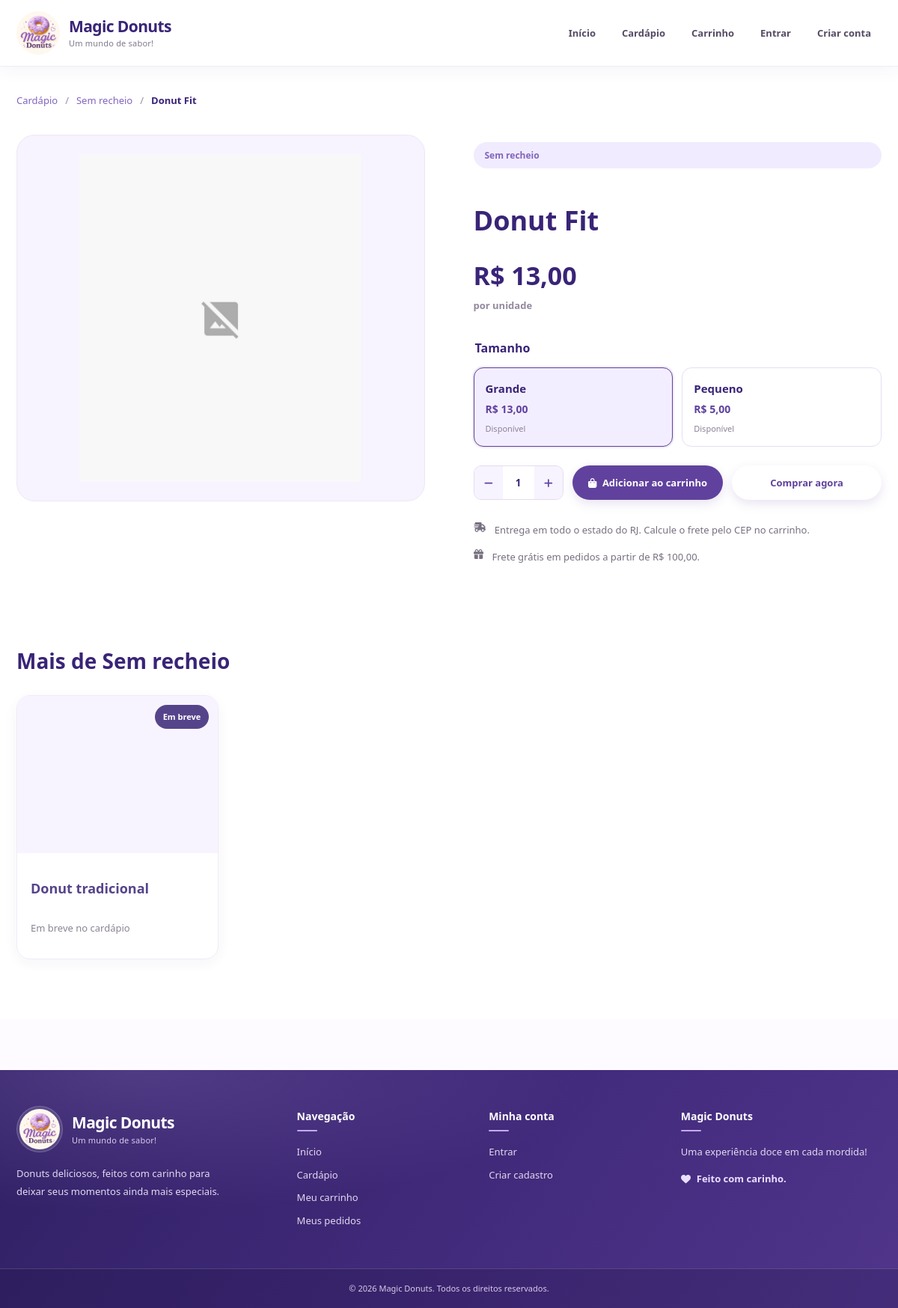
Page /magicdonuts/index.php?controller=loja&action=produto&id=6 (signed in) on the committed database.
### tables this page shows
CREATE TABLE `produto` (
  `id` int(11) NOT NULL,
  `categoria_id` int(11) NOT NULL,
  `nome` varchar(100) NOT NULL,
  `descricao` text DEFAULT NULL,
  `ativo` tinyint(1) NOT NULL DEFAULT 1
);

CREATE TABLE `categoria` (
  `id` int(11) NOT NULL,
  `nome` varchar(100) NOT NULL,
  `ativo` tinyint(1) NOT NULL DEFAULT 1
);

CREATE TABLE `variacao` (
  `id` int(11) NOT NULL,
  `produto_id` int(11) NOT NULL,
  `tamanho` varchar(30) NOT NULL,
  `sku` varchar(50) NOT NULL,
  `preco` decimal(10,2) NOT NULL
);

### magicdonuts/controllers/SiteBaseController.php (called while the page is built, shortened)
<?php
require_once __DIR__ . '/../config/helpers.php';
class SiteBaseController
{
    protected function renderSite(
        string $pagina,
        array $dados = []
    ): void {
        $caminho = __DIR__ . '/../views/site/' . $pagina . '.php';
        extract($dados, EXTR_SKIP);
        require __DIR__ . '/../views/site/_header.php';
        require $caminho;
        require __DIR__ . '/../views/site/_footer.php';
    }
}

### magicdonuts/controllers/LojaController.php (called while the page is built, shortened)
<?php
require_once __DIR__ . '/SiteBaseController.php';
require_once __DIR__ . '/../config/db.php';
require_once __DIR__ . '/../models/Vitrine.php';
class LojaController extends SiteBaseController
{
    private Vitrine $vitrine;
    public function __construct()
    {
        $this->vitrine = new Vitrine();
    }
    public function produto(): void
    {
        $id = filter_input(
            INPUT_GET,
            'id',
            FILTER_VALIDATE_INT
        );
        $produto = $this->vitrine->buscarProduto($id);
        $relacionados = $this->vitrine->listarRelacionados(
            (int) $produto['id'],
            (int) $produto['categoria_id'],
            4
        );
        $this->renderSite('produto', [
            'produto' => $produto,
            'relacionados' => $relacionados
        ]);
    }
}

### magicdonuts/index.php (called while the page is built, shortened)
<?php
require_once __DIR__ . '/config/db.php';
$controller = $_GET['controller'] ?? 'auth';
$action = $_GET['action'] ?? 'form';
switch ($controller) {
    case 'loja':
        require_once __DIR__ . '/controllers/LojaController.php';
        $c = new LojaController();
        break;
}
$c->$action();

### magicdonuts/config/helpers.php (called while the page is built, shortened)
<?php
function e($valor): string
{
    return htmlspecialchars(
        (string) ($valor ?? ''),
        ENT_QUOTES,
        'UTF-8'
    );
}
function moeda($valor): string
{
    return 'R$ ' . number_format(
        (float) $valor,
        2,
        ',',
        '.'
    );
}
function url_site(
    string $controller,
    string $action = 'index',
    array $params = []
): string {
    $query = array_merge(
        [
            'controller' => $controller,
            'action' => $action
        ],
        $params
    );
    return MD_URL_BASE . '/index.php?' . http_build_query($query);
}
function imagem_produto(
    int $produtoId,
    bool $fallback = true
): ?string {
    $pastaFisica = __DIR__ .
        '/../public/uploads/produtos/';
    $pastaUrl = MD_URL_BASE .
        '/public/uploads/produtos/';
    foreach (['webp', 'jpg', 'png', 'jpeg'] as $extensao) {
        $arquivo = $pastaFisica .
            $produtoId . '.' . $extensao;
        if (is_file($arquivo)) {
            return $pastaUrl .
                $produtoId . '.' . $extensao;
        }
    }
    return MD_URL_BASE .
        '/imagem/produto_sem_foto.png';
}

### magicdonuts/config/db.php (called while the page is built)
<?php
class Database
{
private static $conn = null;
public static function getConnection()
{
    if (self::$conn === null) {
        try {
self::$conn = new PDO(
"mysql:host=localhost;dbname=magicdonuts;charset=utf8mb4",
"root",
"",
    [
    PDO::ATTR_ERRMODE => PDO::ERRMODE_EXCEPTION,
    PDO::ATTR_DEFAULT_FETCH_MODE => PDO::FETCH_ASSOC
    ]
);
} catch (PDOException $e) {
 die("Erro ao conectar ao banco de dados:" . $e->getMessage());
}
}
return self::$conn;
}
}

### magicdonuts/models/Vitrine.php (called while the page is built, shortened)
<?php
require_once __DIR__ . '/../config/db.php';
class Vitrine
{
    private PDO $conn;
    public function __construct()
    {
        $this->conn = Database::getConnection();
    }
    public function buscarProduto(int $id): ?array
    {
        $sql = "
            SELECT
                p.id,
                p.nome,
                p.descricao,
                p.categoria_id,
                c.nome AS categoria_nome
            FROM produto p
            INNER JOIN categoria c
                ON c.id = p.categoria_id
            WHERE p.id = :id
              AND p.ativo = 1
              AND c.ativo = 1
            LIMIT 1
        ";
        $stmt = $this->conn->prepare($sql);
        $stmt->execute([
            ':id' => $id
        ]);
        $produto = $stmt->fetch(PDO::FETCH_ASSOC);
        $produto['variacoes'] = $this->listarVariacoes($id);
        return $produto;
    }
    public function listarVariacoes(int $produtoId): array
{
    $sql = "
        SELECT
            v.id,
            v.produto_id,
            v.tamanho,
            v.sku,
            v.preco,
            COALESCE(e.quantidade, 0) AS estoque
        FROM variacao v
        LEFT JOIN estoque e ON e.variacao_id = v.id
        WHERE v.produto_id = :produto_id
        ORDER BY v.tamanho ASC, v.id ASC
    ";
    $stmt = $this->conn->prepare($sql);
    $stmt->execute([
        ':produto_id' => $produtoId
    ]);
    return $stmt->fetchAll(PDO::FETCH_ASSOC);
}
    public function listarRelacionados(
        int $produtoId,
        int $categoriaId,
        int $limite = 4
    ): array {
        $limite = max(1, min($limite, 8));
        $sql = "
            SELECT
                p.id,
                p.nome,
                p.descricao,
                COUNT(DISTINCT v.id) AS qtd_variacoes,
                COALESCE(
                    MIN(v.preco),
                    0
                ) AS preco_min,
                COALESCE(
                    MAX(v.preco),
                    0
                ) AS preco_max,
                MAX(
                    CASE
                        WHEN COALESCE(e.quantidade, 0) > 0
                        THEN 1
                        ELSE 0
                    END
                ) AS disponivel
            FROM produto p
            LEFT JOIN variacao v
                ON v.produto_id = p.id
            LEFT JOIN estoque e
                ON e.variacao_id = v.id
            WHERE p.ativo = 1
              AND p.categoria_id = :categoria
              AND p.id <> :produto
            GROUP BY
                p.id,
                p.nome,
                p.descricao
            ORDER BY p.id DESC
            LIMIT {$limite}
        ";
        $stmt = $this->conn->prepare($sql);
        $stmt->execute([
            ':categoria' => $categoriaId,
            ':produto' => $produtoId
        ]);
        return $stmt->fetchAll(PDO::FETCH_ASSOC);
    }
}

### magicdonuts/views/site/produto.php (the view, shortened to what this page needs)
<?php
$produto = $produto ?? [];
$relacionados = $relacionados ?? [];
$idProduto = (int) ($produto['id'] ?? 0);
$variacoes = $produto['variacoes'] ?? [];
$disponiveis = array_filter($variacoes, static function ($v) {
    return (int) $v['estoque'] > 0;
});
$primeira = reset($disponiveis);
$precoInicial = $primeira
    ? (float) $primeira['preco']
    : (!empty($variacoes) ? (float) $variacoes[0]['preco'] : 0.0);
$estoqueInicial = $primeira ? (int) $primeira['estoque'] : 0;
$limiteInicial = max(1, min($estoqueInicial, Carrinho::MAX_POR_ITEM));
?>
<section class="pagina">
    <div class="container">
        <nav class="migalhas" aria-label="Você está em">
            <a href="<?= e(url_site('loja', 'index')) ?>">Cardápio</a>
            <span aria-hidden="true">/</span>
            <a href="<?= e(url_site('loja', 'index', ['categoria' => (int) $produto['categoria_id']]) . '#cardapio') ?>">
                <?= e($produto['categoria_nome']) ?>
            </a>
            <span aria-hidden="true">/</span>
            <span aria-current="page"><?= e($produto['nome']) ?></span>
        </nav>
        <div class="produto-grade">
            <div class="produto-foto">
                <img
                    src="<?= e(imagem_produto($idProduto)) ?>"
                    alt="<?= e($produto['nome']) ?>"
                    decoding="async"
                >
            </div>
            <div class="produto-info">
                <a
                    class="produto-categoria"
                    href="<?= e(url_site('loja', 'index', ['categoria' => (int) $produto['categoria_id']]) . '#cardapio') ?>"
                >
                    <?= e($produto['categoria_nome']) ?>
                </a>
                <h1><?= e($produto['nome']) ?></h1>
                <?php if (empty($variacoes)): ?>
                    <div class="aviso aviso-info" style="margin-top: 24px;">
                        Este donut ainda não está disponível para pedido. Volte em breve!
                    </div>
                    <p style="margin-top: 20px;">
                        <a class="btn btn-contorno" href="<?= e(url_site('loja', 'index')) ?>">
                            Ver outros donuts
                        </a>
                    </p>
                <?php else: ?>
                    <p class="produto-preco">
                        <strong id="preco-atual"><?= e(moeda($precoInicial)) ?></strong>
                        <small>por unidade</small>
                    </p>
                    <form
                        method="post"
                        action="<?= e(url_site('carrinho', 'adicionar')) ?>"
                        data-ajax-carrinho
                    >
                        <fieldset class="opcoes">
                            <legend>Tamanho</legend>
                            <div class="opcoes-lista">
                                <?php foreach ($variacoes as $v): ?>
                                    <?php
                                    $estoque = (int) $v['estoque'];
                                    ?>
                                    <label class="opcao">
                                        <span class="opcao-corpo">
                                            <b><?= e($v['tamanho']) ?></b>
                                            <em><?= e(moeda($v['preco'])) ?></em>
                                            <?php if ($estoque <= 0): ?>
                                                <small>Esgotado</small>
                                            <?php elseif ($estoque <= 5): ?>
                                                <small class="pouco">Restam <?= $estoque ?></small>
                                            <?php else: ?>
                                                <small>Disponível</small>
                                            <?php endif; ?>
                                        </span>
                                    </label>
                                <?php endforeach; ?>
                            </div>
                        </fieldset>
                        <div class="linha-compra">
                            <div class="quantidade" data-stepper>
                                <button type="button" data-step="-1" aria-label="Diminuir quantidade">
                                    <i class="fa-solid fa-minus" aria-hidden="true"></i>
                                </button>
                                <input
                                    id="quantidade"
                                    type="number"
                                    name="quantidade"
                                    value="1"
                                    min="1"
                                    max="<?= $limiteInicial ?>"
                                    inputmode="numeric"
                                    aria-label="Quantidade"
                                >
                                <button type="button" data-step="1" aria-label="Aumentar quantidade">
                                    <i class="fa-solid fa-plus" aria-hidden="true"></i>
                                </button>
                            </div>
                            <button
                                class="btn"
                                type="submit"
                                <?= empty($disponiveis) ? 'disabled' : '' ?>
                            >
                                <i class="fa-solid fa-bag-shopping" aria-hidden="true"></i>
                                Adicionar ao carrinho
                            </button>
                            <button
                                class="btn btn-contorno"
                                type="submit"
                                name="comprar"
                                value="1"
                                <?= empty($disponiveis) ? 'disabled' : '' ?>
                            >
                                Comprar agora
                            </button>
                        </div>
                    </form>
                    <ul class="entrega-nota">
                        <li>
                            <i class="fa-solid fa-truck-fast" aria-hidden="true"></i>
                            <span>Entrega em todo o estado do RJ. Calcule o frete pelo CEP no carrinho.</span>
                        </li>
                        <li>
                            <i class="fa-solid fa-gift" aria-hidden="true"></i>
                            <span>Frete grátis em pedidos a partir de <?= e(moeda(MD_FRETE_GRATIS_A_PARTIR)) ?>.</span>
                        </li>
                    </ul>
                <?php endif; ?>
            </div>
        </div>
        <?php if (!empty($relacionados)): ?>
            <section class="relacionados" aria-labelledby="titulo-relacionados">
                <h2 id="titulo-relacionados">Mais de <?= e($produto['categoria_nome']) ?></h2>
                <div class="grade-produtos">
                    <?php foreach ($relacionados as $rel): ?>
                        <?php
                        $idRel = (int) $rel['id'];
                        $linkRel = url_site('loja', 'produto', ['id' => $idRel]);
                        $relDisp = (int) $rel['disponivel'] === 1;
                        $relTem = (int) $rel['qtd_variacoes'] > 0;
                        ?>
                        <article class="cartao-produto <?= $relDisp ? '' : 'indisponivel' ?>">
                            <a class="cartao-foto" href="<?= e($linkRel) ?>" tabindex="-1" aria-hidden="true">
                                <img src="<?= e(imagem_produto($idRel)) ?>" alt="" loading="lazy" decoding="async">
                                <?php if (!$relTem): ?>
                                    <span class="selo selo-estado">Em breve</span>
                                <?php elseif (!$relDisp): ?>
                                    <span class="selo selo-estado">Esgotado</span>
                                <?php endif; ?>
                            </a>
                            <div class="cartao-corpo">
                                <h3><a href="<?= e($linkRel) ?>"><?= e($rel['nome']) ?></a></h3>
                                <div class="cartao-rodape">
                                    <?php if ($relTem): ?>
                                        <p class="preco-linha">
                                            <?php if ((float) $rel['preco_min'] !== (float) $rel['preco_max']): ?>
                                                <small>a partir de</small>
                                            <?php endif; ?>
                                            <strong><?= e(moeda($rel['preco_min'])) ?></strong>
                                        </p>
                                        <a class="btn btn-pequeno btn-contorno" href="<?= e($linkRel) ?>">Ver</a>
                                    <?php else: ?>
                                        <p class="preco-nd">Em breve no cardápio</p>
                                    <?php endif; ?>
                                </div>
                            </div>
                        </article>
                    <?php endforeach; ?>
                </div>
            </section>
        <?php endif; ?>
    </div>
</section>

### rows in the picture
produto: categoria.nome "Sem recheio", nome "Donut Fit"
variacao: tamanho "Grande", preco "R$ 13,00"
variacao: tamanho "Pequeno", preco "R$ 5,00"
produto: nome "Donut tradicional"

### other values in the picture
moeda(MD_FRETE_GRATIS_A_PARTIR) "R$ 100,00"
